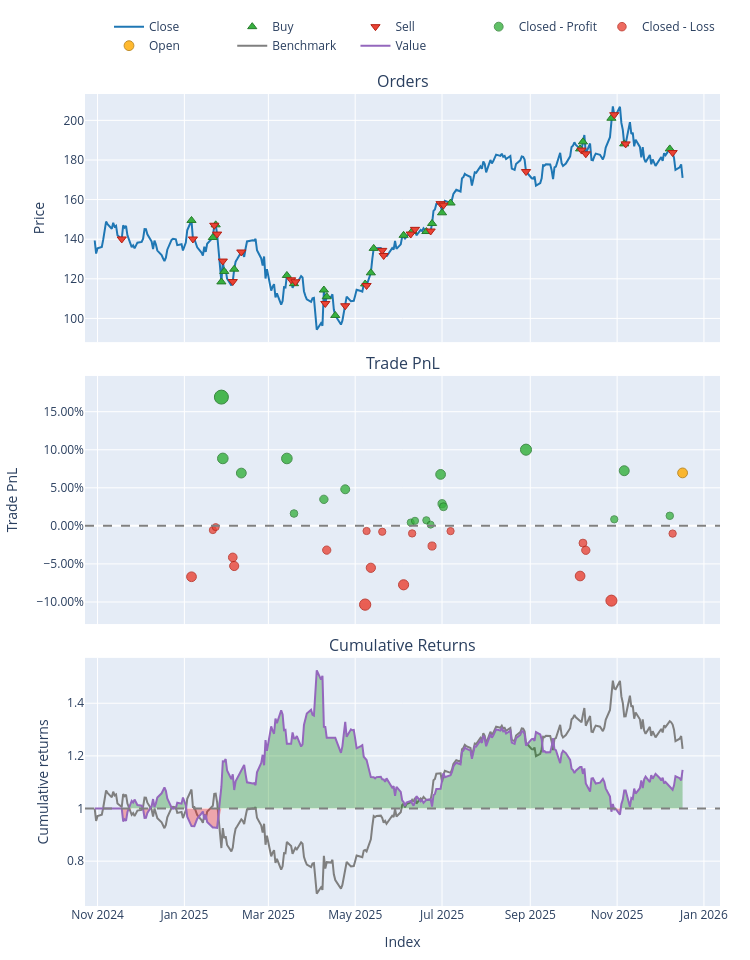

Notebook code cell kept with this figure:
### Markdown cell above
# Visual Checks

### Code cell
pf.plot().show()  # interactive equity curve (requires plotly)

import matplotlib.pyplot as plt
m_idx = prices.index
plt.figure(figsize=(10,4))
plt.plot(m_idx, prices.values, label=f"{TICKER} Close")
plt.scatter(m_idx[long_entries], prices[long_entries], marker="^", s=20, label="Long Entry")
plt.scatter(m_idx[long_exits], prices[long_exits], marker="v", s=20, label="Long Exit")
plt.scatter(m_idx[short_entries], prices[short_entries], marker="v", s=20, label="Short Entry")
plt.scatter(m_idx[short_exits], prices[short_exits], marker="^", s=20, label="Short Exit")
plt.legend(); plt.title("Signals on Close"); plt.show()

### Figure 1 — Plotly figure (JSON) as saved in the notebook; plotly's stock layout.template omitted (floating-point values rounded to 4 significant figures; data arrays with more than 128 entries replaced by an {"elided": "..."} marker saying what was removed)
{"data": [{"legendgroup": "0", "line": {"color": "#1f77b4"}, "name": "Close", "showlegend": true, "type": "scatter", "uid": "348f90ce-24e6-4e80-af70-c7ddfd21285e", "x": {"elided": "284 str values"}, "xaxis": "x", "y": {"elided": "284 float values"}, "yaxis": "y"}, {"customdata": [[1.0, 0.7136, 0.01067], [3.0, 0.6659, 0.00938], [5.0, 0.6311, 0.009292], [7.0, 1.564, 0.01853], [9.0, 0.953, 0.01179], [11.0, 1.81, 0.0226], [13.0, 0.8574, 0.01043], [15.0, 1.043, 0.01226], [17.0, 1.069, 0.01222], [19.0, 1.219, 0.01352], [20.0, 1.25, 0.01269], [22.0, 2.266, 0.0266], [24.0, 1.015, 0.01249], [25.0, 0.8267, 0.01119], [28.0, 1.565, 0.02221], [30.0, 1.429, 0.02058], [32.0, 1.425, 0.02051], [34.0, 1.399, 0.02069], [36.0, 1.403, 0.02151], [38.0, 1.434, 0.02269], [40.0, 0.7118, 0.01321], [42.0, 1.224, 0.02316], [44.0, 1.09, 0.02191], [46.0, 0.4912, 0.009241], [48.0, 1.151, 0.02137]], "hovertemplate": "Order Id: %{customdata[0]}<br>Timestamp: %{x}<br>Price: %{y}<br>Size: %{customdata[1]:.6f}<br>Fees: %{customdata[2]:.6f}", "legendgroup": "1", "marker": {"color": "#37B13F", "line": {"color": "rgb(38,123,44)", "width": 1}, "size": 8, "symbol": "triangle-up"}, "mode": "markers", "name": "Buy", "type": "scatter", "uid": "dfef933b-ae36-4269-8d5c-60eb402f5ddc", "x": ["2025-01-06T00:00:00.000000000", "2025-01-21T00:00:00.000000000", "2025-01-23T00:00:00.000000000", "2025-01-27T00:00:00.000000000", "2025-01-29T00:00:00.000000000", "2025-02-05T00:00:00.000000000", "2025-03-14T00:00:00.000000000", "2025-03-19T00:00:00.000000000", "2025-04-09T00:00:00.000000000", "2025-04-11T00:00:00.000000000", "2025-04-17T00:00:00.000000000", "2025-05-08T00:00:00.000000000", "2025-05-12T00:00:00.000000000", "2025-05-14T00:00:00.000000000", "2025-06-04T00:00:00.000000000", "2025-06-10T00:00:00.000000000", "2025-06-20T00:00:00.000000000", "2025-06-24T00:00:00.000000000", "2025-07-01T00:00:00.000000000", "2025-07-07T00:00:00.000000000", "2025-10-06T00:00:00.000000000", "2025-10-08T00:00:00.000000000", "2025-10-28T00:00:00.000000000", "2025-11-06T00:00:00.000000000", "2025-12-08T00:00:00.000000000"], "xaxis": "x", "y": [149.5, 140.9, 147.2, 118.4, 123.7, 124.9, 121.7, 117.5, 114.4, 111.0, 101.5, 117.4, 123.0, 135.4, 141.9, 144.0, 143.9, 147.9, 153.3, 158.3, 185.6, 189.1, 201.1, 188.1, 185.6], "yaxis": "y"}, {"customdata": [[0.0, 0.7136, 0.009999], [2.0, 0.6659, 0.009331], [4.0, 0.6311, 0.009279], [6.0, 0.6497, 0.009264], [8.0, 0.9144, 0.01179], [10.0, 1.906, 0.02261], [12.0, 1.715, 0.0229], [14.0, 1.043, 0.01246], [16.0, 1.069, 0.01267], [18.0, 1.219, 0.01311], [21.0, 2.5, 0.0266], [23.0, 2.031, 0.02369], [26.0, 0.8267, 0.01111], [27.0, 0.8427, 0.01111], [29.0, 1.443, 0.02058], [31.0, 1.415, 0.02051], [33.0, 1.436, 0.0207], [35.0, 1.362, 0.02151], [37.0, 1.443, 0.02269], [39.0, 1.424, 0.02479], [41.0, 0.6259, 0.01158], [43.0, 1.197, 0.02191], [45.0, 0.9825, 0.01993], [47.0, 0.5681, 0.01069], [49.0, 1.167, 0.02144]], "hovertemplate": "Order Id: %{customdata[0]}<br>Timestamp: %{x}<br>Price: %{y}<br>Size: %{customdata[1]:.6f}<br>Fees: %{customdata[2]:.6f}", "legendgroup": "2", "marker": {"color": "#EA4335", "line": {"color": "rgb(181,31,18)", "width": 1}, "size": 8, "symbol": "triangle-down"}, "mode": "markers", "name": "Sell", "type": "scatter", "uid": "f7afe21f-a1a8-4188-9ffe-9a0fceb542e3", "x": ["2024-11-18T00:00:00.000000000", "2025-01-07T00:00:00.000000000", "2025-01-22T00:00:00.000000000", "2025-01-24T00:00:00.000000000", "2025-01-28T00:00:00.000000000", "2025-02-04T00:00:00.000000000", "2025-02-10T00:00:00.000000000", "2025-03-17T00:00:00.000000000", "2025-03-20T00:00:00.000000000", "2025-04-10T00:00:00.000000000", "2025-04-24T00:00:00.000000000", "2025-05-09T00:00:00.000000000", "2025-05-20T00:00:00.000000000", "2025-05-21T00:00:00.000000000", "2025-06-09T00:00:00.000000000", "2025-06-12T00:00:00.000000000", "2025-06-23T00:00:00.000000000", "2025-06-30T00:00:00.000000000", "2025-07-02T00:00:00.000000000", "2025-08-29T00:00:00.000000000", "2025-10-07T00:00:00.000000000", "2025-10-10T00:00:00.000000000", "2025-10-30T00:00:00.000000000", "2025-11-07T00:00:00.000000000", "2025-12-10T00:00:00.000000000"], "xaxis": "x", "y": [140.1, 140.1, 147.0, 142.6, 129.0, 118.6, 133.5, 119.5, 118.5, 107.5, 106.4, 116.6, 134.4, 131.8, 142.6, 145.0, 144.1, 158.0, 157.2, 174.1, 185.0, 183.1, 202.8, 188.1, 183.7], "yaxis": "y"}, {"customdata": [[3.0, 3.0, 15.67, 0.1692], [4.0, 4.0, 9.598, 0.08861], [7.0, 7.0, 7.428, 0.06938], [8.0, 8.0, 10.14, 0.08854], [9.0, 9.0, 2.022, 0.01622], [10.0, 10.0, 4.414, 0.03485], [12.0, 12.0, 6.097, 0.04805], [18.0, 18.0, 0.4509, 0.0044], [20.0, 20.0, 0.6745, 0.006621], [21.0, 21.0, 0.7522, 0.007335], [22.0, 22.0, 0.1677, 0.001623], [24.0, 24.0, 6.809, 0.06759], [25.0, 25.0, 3.13, 0.0291], [26.0, 26.0, 2.784, 0.02515], [28.0, 28.0, 11.28, 0.1001], [33.0, 33.0, 0.8543, 0.008648], [34.0, 34.0, 7.217, 0.07243], [35.0, 35.0, 1.413, 0.01323]], "hovertemplate": "Exit Trade Id: %{customdata[0]}<br>Position Id: %{customdata[1]}<br>Exit Timestamp: %{x}<br>PnL: %{customdata[2]:.6f}<br>Return: %{customdata[3]:.2%}", "legendgroup": "3", "marker": {"color": "#37B13F", "line": {"color": "rgb(38,123,44)", "width": 1}, "opacity": [0.9, 0.8279, 0.8107, 0.8278, 0.7631, 0.7798, 0.7916, 0.7525, 0.7545, 0.7551, 0.75, 0.8091, 0.7746, 0.7711, 0.8382, 0.7563, 0.8134, 0.7604], "size": [14.0, 10.63, 9.831, 10.63, 7.61, 8.388, 8.94, 7.116, 7.209, 7.239, 7.0, 9.756, 8.148, 7.983, 11.11, 7.294, 9.958, 7.485], "symbol": "circle"}, "mode": "markers", "name": "Closed - Profit", "type": "scatter", "uid": "3cd44a2e-50fc-41f5-b6e1-9a5b7106aaf9", "x": ["2025-01-27T00:00:00.000000000", "2025-01-28T00:00:00.000000000", "2025-02-10T00:00:00.000000000", "2025-03-14T00:00:00.000000000", "2025-03-19T00:00:00.000000000", "2025-04-09T00:00:00.000000000", "2025-04-24T00:00:00.000000000", "2025-06-09T00:00:00.000000000", "2025-06-12T00:00:00.000000000", "2025-06-20T00:00:00.000000000", "2025-06-23T00:00:00.000000000", "2025-06-30T00:00:00.000000000", "2025-07-01T00:00:00.000000000", "2025-07-02T00:00:00.000000000", "2025-08-29T00:00:00.000000000", "2025-10-30T00:00:00.000000000", "2025-11-06T00:00:00.000000000", "2025-12-08T00:00:00.000000000"], "xaxis": "x2", "y": [0.1692, 0.08861, 0.06938, 0.08854, 0.01622, 0.03485, 0.04805, 0.0044, 0.006621, 0.007335, 0.001623, 0.06759, 0.0291, 0.02515, 0.1001, 0.008648, 0.07243, 0.01323], "yaxis": "y2"}, {"customdata": [[0.0, 0.0, -6.684, -0.06685], [1.0, 1.0, -0.5156, -0.005526], [2.0, 2.0, -0.1504, -0.001621], [5.0, 5.0, -4.882, -0.0414], [6.0, 6.0, -5.958, -0.05271], [11.0, 11.0, -4.175, -0.03185], [13.0, 13.0, -13.76, -0.1034], [14.0, 14.0, -0.8026, -0.006731], [15.0, 15.0, -6.521, -0.05506], [16.0, 16.0, -0.8606, -0.00769], [17.0, 17.0, -8.598, -0.07742], [19.0, 19.0, -1.022, -0.00993], [23.0, 23.0, -2.741, -0.02649], [27.0, 27.0, -0.7828, -0.006899], [29.0, 29.0, -8.163, -0.06585], [30.0, 30.0, -2.618, -0.02261], [31.0, 31.0, -3.627, -0.03205], [32.0, 32.0, -10.76, -0.09821], [36.0, 36.0, -1.097, -0.01013]], "hovertemplate": "Exit Trade Id: %{customdata[0]}<br>Position Id: %{customdata[1]}<br>Exit Timestamp: %{x}<br>PnL: %{customdata[2]:.6f}<br>Return: %{customdata[3]:.2%}", "legendgroup": "4", "marker": {"color": "#EA4335", "line": {"color": "rgb(181,31,18)", "width": 1}, "opacity": [0.8084, 0.7535, 0.75, 0.7856, 0.7957, 0.7771, 0.8412, 0.7546, 0.7978, 0.7554, 0.8179, 0.7574, 0.7723, 0.7547, 0.8075, 0.7688, 0.7772, 0.8365, 0.7576], "size": [9.725, 7.163, 7.0, 8.662, 9.135, 8.263, 11.25, 7.214, 9.233, 7.254, 10.17, 7.347, 8.039, 7.221, 9.684, 7.877, 8.271, 11.04, 7.356], "symbol": "circle"}, "mode": "markers", "name": "Closed - Loss", "type": "scatter", "uid": "0865bcfb-3c73-413b-b1b5-a217737d8ddb", "x": ["2025-01-06T00:00:00.000000000", "2025-01-21T00:00:00.000000000", "2025-01-23T00:00:00.000000000", "2025-02-04T00:00:00.000000000", "2025-02-05T00:00:00.000000000", "2025-04-11T00:00:00.000000000", "2025-05-08T00:00:00.000000000", "2025-05-09T00:00:00.000000000", "2025-05-12T00:00:00.000000000", "2025-05-20T00:00:00.000000000", "2025-06-04T00:00:00.000000000", "2025-06-10T00:00:00.000000000", "2025-06-24T00:00:00.000000000", "2025-07-07T00:00:00.000000000", "2025-10-06T00:00:00.000000000", "2025-10-08T00:00:00.000000000", "2025-10-10T00:00:00.000000000", "2025-10-28T00:00:00.000000000", "2025-12-10T00:00:00.000000000"], "xaxis": "x2", "y": [-0.06685, -0.005526, -0.001621, -0.0414, -0.05271, -0.03185, -0.1034, -0.006731, -0.05506, -0.00769, -0.07742, -0.00993, -0.02649, -0.006899, -0.06585, -0.02261, -0.03205, -0.09821, -0.01013], "yaxis": "y2"}, {"customdata": [[37.0, 37.0, 7.457, 0.06958]], "hovertemplate": "Exit Trade Id: %{customdata[0]}<br>Position Id: %{customdata[1]}<br>Exit Timestamp: %{x}<br>PnL: %{customdata[2]:.6f}<br>Return: %{customdata[3]:.2%}", "legendgroup": "5", "marker": {"color": "#FFAA00", "line": {"color": "rgb(178,118,0)", "width": 1}, "opacity": [0.8108], "size": [9.839], "symbol": "circle"}, "mode": "markers", "name": "Open", "type": "scatter", "uid": "666f4678-d8bc-49c5-bde8-f67b6a4c7378", "x": ["2025-12-17T00:00:00.000000000"], "xaxis": "x2", "y": [0.06958], "yaxis": "y2"}, {"legendgroup": "6", "line": {"color": "#7f7f7f"}, "name": "Benchmark", "showlegend": true, "type": "scatter", "uid": "e07406d8-3d15-4d50-b138-e1f10703826b", "x": {"elided": "284 str values"}, "xaxis": "x3", "y": {"elided": "284 float values"}, "yaxis": "y3"}, {"hoverinfo": "skip", "legendgroup": "7", "line": {"color": "rgba(0, 0, 0, 0)", "width": 0}, "opacity": 0, "showlegend": false, "type": "scatter", "uid": "f3b528d0-4c09-4ed2-a822-9e2ea702a0d9", "x": {"elided": "284 str values"}, "xaxis": "x3", "y": {"elided": "284 int values"}, "yaxis": "y3"}, {"connectgaps": false, "fill": "tonexty", "fillcolor": "rgba(0, 128, 0, 0.3)", "hoverinfo": "skip", "legendgroup": "7", "line": {"color": "rgba(0, 0, 0, 0)", "width": 0}, "opacity": 0, "showlegend": false, "type": "scatter", "uid": "758afb22-39eb-411b-8400-6a8a79ed9582", "x": {"elided": "284 str values"}, "xaxis": "x3", "y": {"elided": "284 float values"}, "yaxis": "y3"}, {"hoverinfo": "skip", "legendgroup": "7", "line": {"color": "rgba(0, 0, 0, 0)", "width": 0}, "opacity": 0, "showlegend": false, "type": "scatter", "uid": "39550d65-2a22-4393-8c3d-e922652330ac", "x": {"elided": "284 str values"}, "xaxis": "x3", "y": {"elided": "284 int values"}, "yaxis": "y3"}, {"connectgaps": false, "fill": "tonexty", "fillcolor": "rgba(255, 0, 0, 0.3)", "hoverinfo": "skip", "legendgroup": "7", "line": {"color": "rgba(0, 0, 0, 0)", "width": 0}, "opacity": 0, "showlegend": false, "type": "scatter", "uid": "6b13b501-8642-4d99-827c-597bcc8bdeb4", "x": {"elided": "284 str values"}, "xaxis": "x3", "y": {"elided": "284 float values"}, "yaxis": "y3"}, {"legendgroup": "8", "line": {"color": "#9467bd"}, "name": "Value", "showlegend": true, "type": "scatter", "uid": "f4852420-69b9-41f8-9145-b3a039f0e35e", "x": {"elided": "284 str values"}, "xaxis": "x3", "y": {"elided": "284 float values"}, "yaxis": "y3"}, {"hoverinfo": "skip", "legendgroup": "7", "line": {"color": "rgba(0, 0, 0, 0)", "width": 0}, "opacity": 0, "showlegend": false, "type": "scatter", "uid": "c1f28a0d-eece-4fb2-b9e1-2432dfa4b6a4", "x": {"elided": "284 str values"}, "xaxis": "x3", "y": {"elided": "284 int values"}, "yaxis": "y3"}], "layout": {"annotations": [{"font": {"size": 16}, "showarrow": false, "text": "Orders", "x": 0.5, "xanchor": "center", "xref": "paper", "y": 1, "yanchor": "bottom", "yref": "paper"}, {"font": {"size": 16}, "showarrow": false, "text": "Trade PnL", "x": 0.5, "xanchor": "center", "xref": "paper", "y": 0.6528, "yanchor": "bottom", "yref": "paper"}, {"font": {"size": 16}, "showarrow": false, "text": "Cumulative Returns", "x": 0.5, "xanchor": "center", "xref": "paper", "y": 0.3056, "yanchor": "bottom", "yref": "paper"}], "height": 960, "legend": {"orientation": "h", "traceorder": "normal", "x": 1, "xanchor": "right", "y": 1.042, "yanchor": "bottom"}, "margin": {"b": 30, "l": 30, "r": 30, "t": 30}, "shapes": [{"line": {"color": "gray", "dash": "dash"}, "type": "line", "x0": 0, "x1": 1, "xref": "paper", "y0": 0, "y1": 0, "yref": "y2"}, {"line": {"color": "gray", "dash": "dash"}, "type": "line", "x0": 0, "x1": 1, "xref": "paper", "y0": 1, "y1": 1, "yref": "y3"}], "showlegend": true, "width": 750, "xaxis": {"anchor": "y", "domain": [0, 1], "matches": "x3", "showticklabels": false}, "xaxis2": {"anchor": "y2", "domain": [0, 1], "matches": "x3", "showticklabels": false}, "xaxis3": {"anchor": "y3", "domain": [0, 1], "title": {"text": "Index"}}, "yaxis": {"anchor": "x", "domain": [0.6944, 1], "title": {"text": "Price"}}, "yaxis2": {"anchor": "x2", "domain": [0.3472, 0.6528], "tickformat": ".2%", "title": {"text": "Trade PnL"}}, "yaxis3": {"anchor": "x3", "domain": [0, 0.3056], "title": {"text": "Cumulative returns"}}}}
